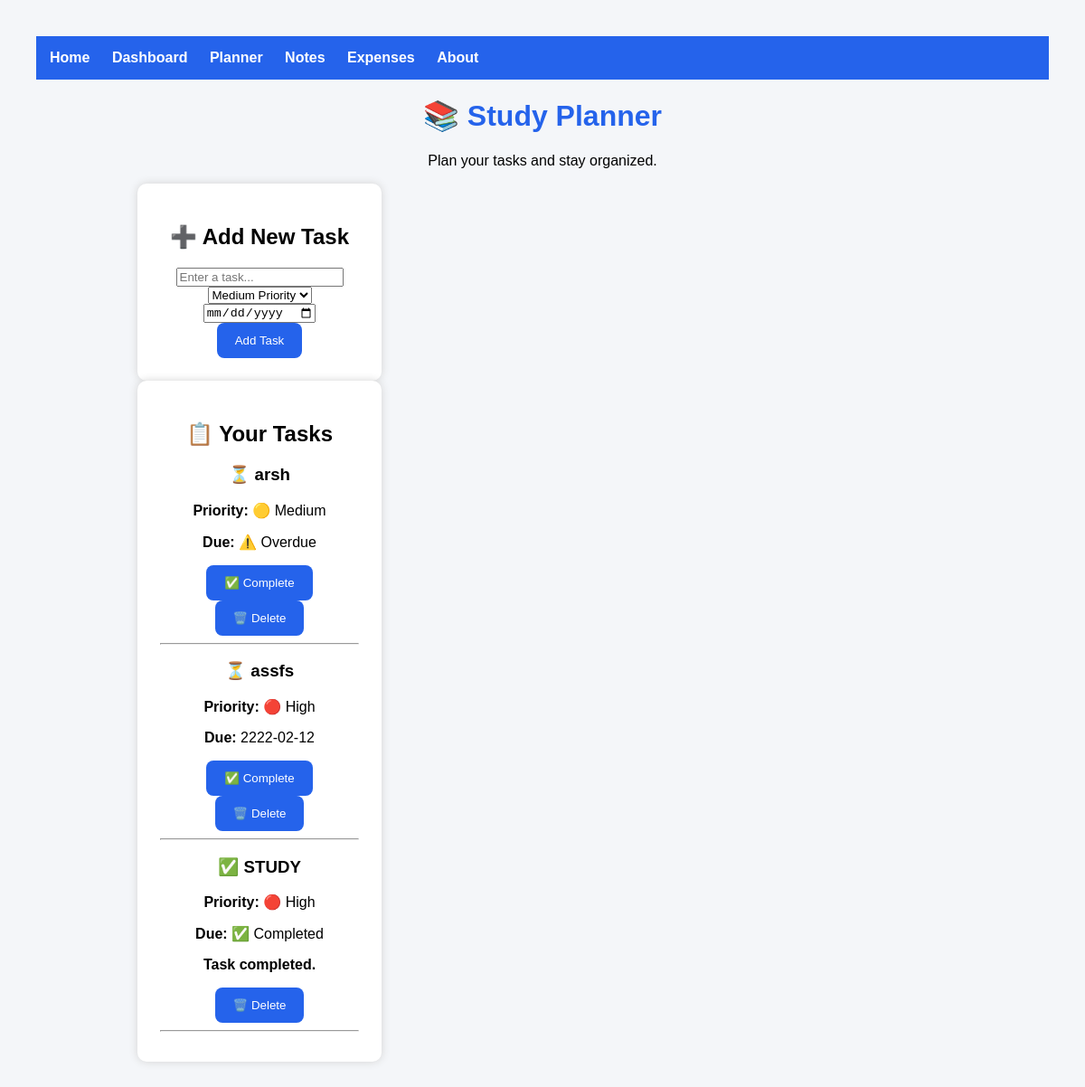
Screenshot of /planner with the database file from the repository.
### tables this page shows
CREATE TABLE tasks (
    id INTEGER PRIMARY KEY AUTOINCREMENT,
    title TEXT NOT NULL,
    completed INTEGER DEFAULT 0
, priority TEXT DEFAULT 'Medium', due_date TEXT);

### app.py (the view, shortened to what this page needs)
@app.route("/planner", methods=["GET", "POST"])
def planner():
    connection = sqlite3.connect(DATABASE)
    cursor = connection.cursor()
    cursor.execute(
        """
        SELECT *
        FROM tasks
        ORDER BY completed ASC, due_date ASC
        """
    )
    tasks = cursor.fetchall()
    connection.close()
    today = date.today().isoformat()
    return render_template(
        "planner.html",
        tasks=tasks,
        today=today
    )

### templates/planner.html (shortened to what this page needs)
<!DOCTYPE html>
<html lang="en">
<head>
    <link rel="stylesheet"
          href="{{ url_for('static', filename='css/style.css') }}">
</head>
<body>
<nav>
    <a href="/">Home</a>
    <a href="/dashboard">Dashboard</a>
    <a href="/planner">Planner</a>
    <a href="/notes">Notes</a>
    <a href="/expenses">Expenses</a>
    <a href="/about">About</a>
</nav>
<div class="container">
    <h1>📚 Study Planner</h1>
    <p>Plan your tasks and stay organized.</p>
    <div class="card">
        <h2>➕ Add New Task</h2>
        <form method="POST" action="/planner">
            <input
                type="text"
                name="title"
                placeholder="Enter a task..."
                required
            >
            <select name="priority">
                <option value="Medium" selected>
                    Medium Priority
                </option>
            </select>
            <input
                type="date"
                name="due_date"
                required
            >
            <button type="submit">
                Add Task
            </button>
        </form>
    </div>
    <div class="card">
        <h2>📋 Your Tasks</h2>
        {% if tasks %}
            {% for task in tasks %}
                <div class="task">
                    <h3>
                        {% if task[2] == 1 %}
                            ✅
                        {% else %}
                            ⏳
                        {% endif %}
                        {{ task[1] }}
                    </h3>
                    <p>
                        <strong>Priority:</strong>
                        {% if task[3] == "High" %}
                            🔴 High
                        {% elif task[3] == "Medium" %}
                            🟡 Medium
                        {% else %}
                            🟢 Low
                        {% endif %}
                    </p>
                    <p>
                        <strong>Due:</strong>
                        {% if task[2] == 1 %}
                            <span>
                                ✅ Completed
                            </span>
                        {% elif task[4] < today %}
                            <span>
                                ⚠️ Overdue
                            </span>
                        {% else %}
                            <span>
                                {{ task[4] }}
                            </span>
                        {% endif %}
                    </p>
                    {% if task[2] == 0 %}
                        <a href="/complete_task/{{ task[0] }}">
                            <button type="button">
                                ✅ Complete
                            </button>
                        </a>
                    {% else %}
                        <p>
                            <strong>Task completed.</strong>
                        </p>
                    {% endif %}
                    <a href="/delete_task/{{ task[0] }}">
                        <button type="button">
                            🗑️ Delete
                        </button>
                    </a>
                </div>
                <hr>
            {% endfor %}
        {% else %}
            <p>
                No tasks yet. Add your first task above.
            </p>
        {% endif %}
    </div>
</div>
</body>
</html>

### static/css/style.css (style rules this page uses)
body { background-color:#f4f6f9; font-family:Arial, sans-serif; margin:40px; }
h1 { color:#2563eb; }
button { background-color:#2563eb; color:white; padding:12px 20px; border:none; border-radius:8px; cursor:pointer; }
nav { background:#2563eb; padding:15px; }
nav a { color:white; text-decoration:none; margin-right:20px; font-weight:bold; }
.container { width: 80%; margin: auto; text-align: center; }
.card { background: white; padding: 25px; width: 220px; border-radius: 10px; box-shadow: 0 0 10px lightgray; }

### rows the page displays
tasks: title "arsh", priority "🟡 Medium", completed "⚠️ Overdue"
tasks: title "assfs", priority "🔴 High", due_date "2222-02-12"
tasks: title "STUDY", priority "🔴 High", completed "✅ Completed"
